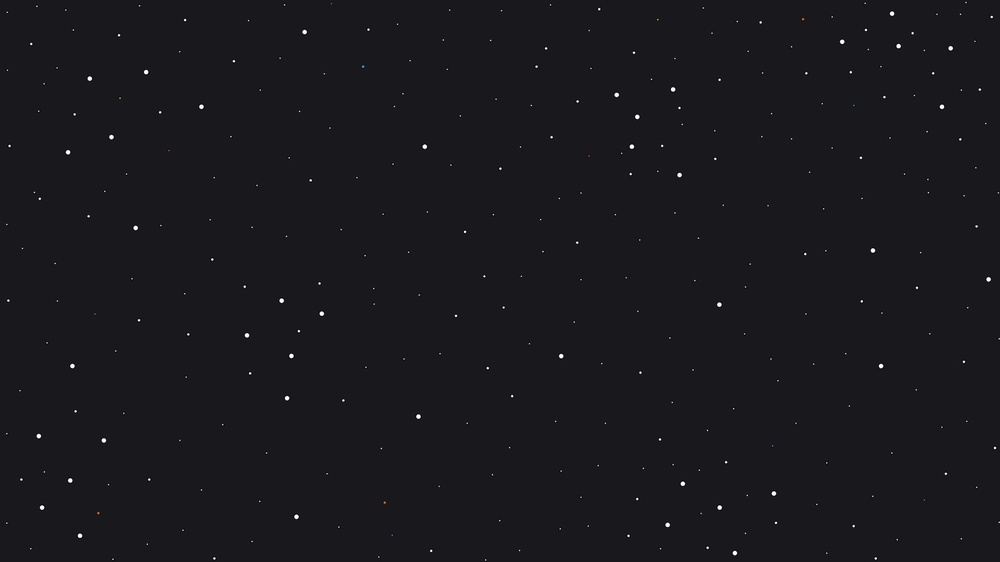
#> input picture dist/images/background-nomoon.jpg, 1000 x 562 px, shrunk from 1920 x 1080 before the run, found by its file name
$ python animate.py
#> lines starting #> are read from the running program, lines starting #| are printed output that depends on the picture; after the words box and inside, x2 and y2 are one past the last pixel; in counts of white or black regions, pixels touching at a corner belong together
from PIL import Image
import math
import random
import numpy as np
import copy


BACKGROUND_COL = (25, 24, 29)
BACKGROUND_THRESH = 10


def is_background(pixel):
    for i, val in enumerate(pixel):
        if abs(val - BACKGROUND_COL[i]) > BACKGROUND_THRESH:
            return False
    return True


def get_distance(pos1, pos2):
    return math.sqrt((pos1[0] - pos2[0]) ** 2 + (pos1[1] - pos2[1]) ** 2)


def get_luminance(pixel):
    return (0.2126 * pixel[0] + 0.7152 * pixel[1] + 0.0722 * pixel[2]) / 255


def set_dot_color(dot, new_color, pixels):
    for pixel in dot:
        pixels[pixel[1]][pixel[0]] = [
            round(c * get_luminance(pixels[pixel[1]][pixel[0]])) for c in new_color
        ]


def set_dot_brightness(dot, factor, pixels, old_pixels):
    factor = 1 - factor
    for pixel in dot:
        pixels[pixel[1]][pixel[0]] = [
            round(c * factor + (BACKGROUND_COL[i] * (1 - factor)))
            for i, c in enumerate(old_pixels[pixel[1]][pixel[0]])
        ]


with Image.open("./public/images/background-nomoon.jpg") as img:
#> img is the input picture: PIL image 1000x562 RGB; mean R, G, B 25.4, 24.5, 29.4
    width, height = img.size
#> width = 1000; height = 562
    # pixels = img.load()
    pixels = np.array(img)
    og_pixels = copy.deepcopy(pixels)

    # Represent each dot in the image as an element in the dots array
    # Each dot contains a list of pixel coords in that dot
    dots = []
    for row in range(height):
        for col in range(width):
            pixel = pixels[row][col]
            pos = (col, row)
            if not is_background(pixel):
                pixels[row][col] = [i for i in BACKGROUND_COL]
                found = False
                for dot in dots:
                    if get_distance(pos, dot[0]) < 25:
                        dot.append(pos)
                        found = True
                        break
                if not found:
                    dots.append([pos])
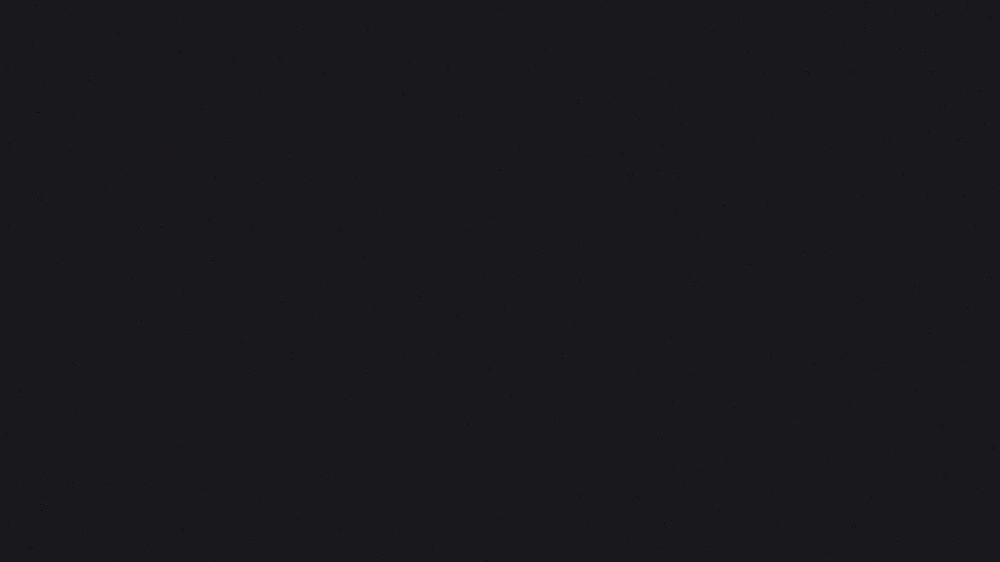
#> pixels: shape (562, 1000, 3); 0.67% of pixels changed, all inside (x1, y1, x2, y2) = (5, 1, 1000, 562)
#> after the loop, dot = [(485, 558), (485, 559), (486, 559), (487, 559), (485, 560), (486, 560), (485, 561)]; dots = 307 items

    frames = [pixels]
    animating = {}
    anim_step = 0.025
    for frame_idx in range(170):
        frame = copy.deepcopy(frames[-1])

        animate_count = random.randint(0, 20)
        for _ in range(animate_count):
            to_animate = random.randint(0, len(dots) - 1)
            if to_animate not in animating:
                animating[to_animate] = (1.0, -anim_step)  # (factor, step)

        to_del = []
        for key, value in animating.items():
            factor, step = value
            if factor <= 0.0:
                step = -step
                factor = 0
            set_dot_brightness(dots[key], factor, frame, og_pixels)
            if factor >= 1.0 and step > 0:
                to_del.append(key)
            else:
                animating[key] = (factor + step, step)
        for key in to_del:
            del animating[key]

        # Ignore first 20 frames so the image can get 'warmed up'
        if frame_idx == 20:
            frames.clear()
        frames.append(frame)
#> after the loop, animating = 238 items; frames = 150 items

    # newColor = tuple(random.randint(0, 255) for i in range(3))

    final_frames = [Image.fromarray(arr) for arr in frames]
#> final_frames = 150 items

    # Include reversed to allow seamless looping
    final_frames.extend(reversed(final_frames))

    final_frames[0].save(
        'animated.webp',
        'webp',
        save_all=True,
        append_images=final_frames[1:],
        optimize=True,
        duration=35,
        quality=50,
        loop=0
    )
